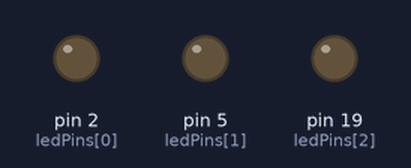
Simulated run of this sketch. Board: Arduino Uno, built with avr-gcc and run on an emulated ATmega328P. Parts: output pins drawn as LEDs (lit = HIGH).

Above: at 1.1 s.
At 9.2 s:
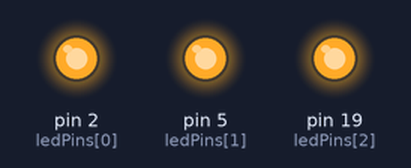
Timing chart, 0 to 9.7 s (numbered marks = the images above):
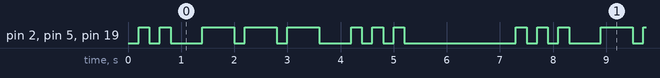

Measured:
- by itself, pin 2 (ledPins[0]), pin 5 (ledPins[1]), pin 19 (ledPins[2]): repeats every 7.5 s: LOW 0.20 s, HIGH 0.20 s, LOW 0.60 s, 2 × (HIGH 0.60 s, LOW 0.20 s), HIGH 0.60 s, LOW 0.60 s, 2 × (HIGH 0.20 s, LOW 0.20 s), HIGH 0.20 s, LOW 2.1 s, HIGH 0.20 s, LOW 0.20 s, HIGH 0.20 s
- by itself, everything shown: repeats every 7.5 s, in 18 steps

The sketch:

LED.ino
```cpp
// 定义LED引脚
const int ledPins[] = {2, 5, 19};
const int ledCount = 3;

// 时间参数（单位：毫秒）
const unsigned long SHORT_FLASH = 200;  // 短闪持续时间
const unsigned long LONG_FLASH = 600;   // 长闪持续时间
const unsigned long GAP_FLASH = 200;    // 闪与闪之间的熄灭间隔
const unsigned long GAP_LETTER = 400;   // 字母(S/O/S)之间的停顿
const unsigned long GAP_WORD = 1500;    // 完整SOS播放完后的长停顿

// 定义SOS的动作序列
// 1代表短闪(S), 2代表长闪(O), 0代表序列结束
const int sosSequence[] = {
  1, 1, 1, 0,         // S (3短) + 字母间隔
  2, 2, 2, 0,         // O (3长) + 字母间隔
  1, 1, 1, 0          // S (3短) + 字母间隔
};
const int seqLength = sizeof(sosSequence) / sizeof(sosSequence[0]);

int currentStep = 0;           // 当前执行到序列的第几步
unsigned long previousMillis = 0; // 记录上一次状态改变的时间
bool ledState = LOW;           // 当前LED是亮还是灭

void setup() {
  // 初始化所有LED引脚为输出模式
  for (int i = 0; i < ledCount; i++) {
    pinMode(ledPins[i], OUTPUT);
    digitalWrite(ledPins[i], LOW);
  }
}

void loop() {
  unsigned long currentMillis = millis();

  // 如果当前步骤超出了序列长度，说明一轮SOS播放完毕，进入长停顿
  if (currentStep >= seqLength) {
    // 确保灯是灭的
    setLeds(LOW);

    // 等待长停顿时间
    if (currentMillis - previousMillis >= GAP_WORD) {
      currentStep = 0; // 重置，准备下一轮SOS
      previousMillis = currentMillis;
      ledState = HIGH; // 下一轮开始先点亮
    }
    return;
  }

  int action = sosSequence[currentStep];

  // 动作0代表当前字母结束，需要停顿一下进入下一个字母
  if (action == 0) {
    setLeds(LOW); // 保持熄灭
    if (currentMillis - previousMillis >= GAP_LETTER) {
      currentStep++; // 进入下一个字母
      ledState = HIGH; // 下一个字母开始，先点亮
      previousMillis = currentMillis;
    }
    return;
  }

  // 处理亮灯和灭灯的时间控制
  unsigned long flashDuration = (action == 1) ? SHORT_FLASH : LONG_FLASH;

  if (ledState == HIGH) {
    // 当前是点亮状态
    setLeds(HIGH);
    if (currentMillis - previousMillis >= flashDuration) {
      ledState = LOW; // 时间到了，转为灭灯状态
      previousMillis = currentMillis;
    }
  } else {
    // 当前是熄灭状态（闪烁之间的间隔）
    setLeds(LOW);
    if (currentMillis - previousMillis >= GAP_FLASH) {
      ledState = HIGH; // 间隔结束，转为点亮状态
      currentStep++;   // 准备执行序列中的下一个动作
      previousMillis = currentMillis;
    }
  }
}

// 辅助函数：同时控制所有LED
void setLeds(bool state) {
  for (int i = 0; i < ledCount; i++) {
    digitalWrite(ledPins[i], state);
  }
}
```
